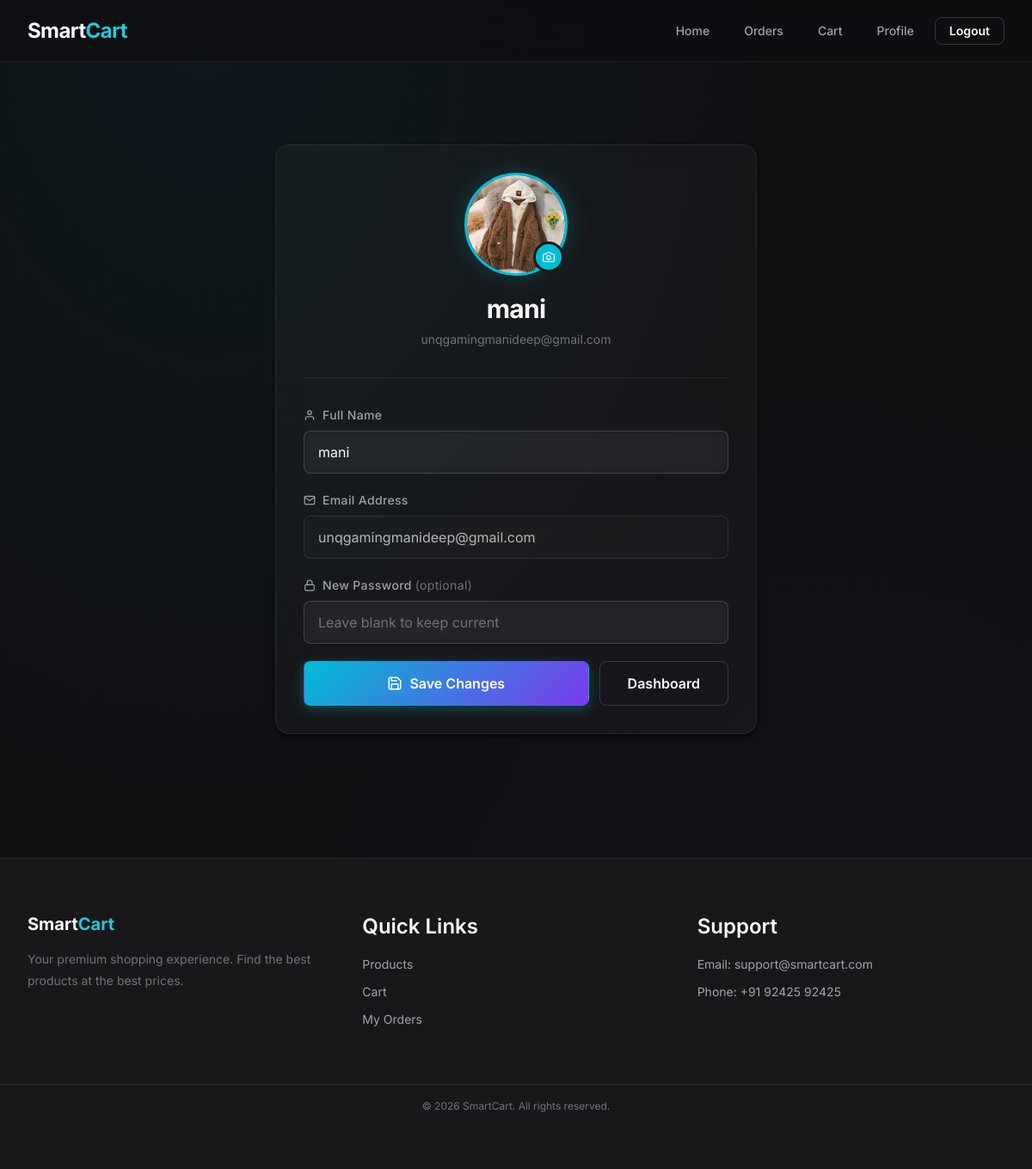
/user/profile (signed in), run on an earlier commit of the app's database.
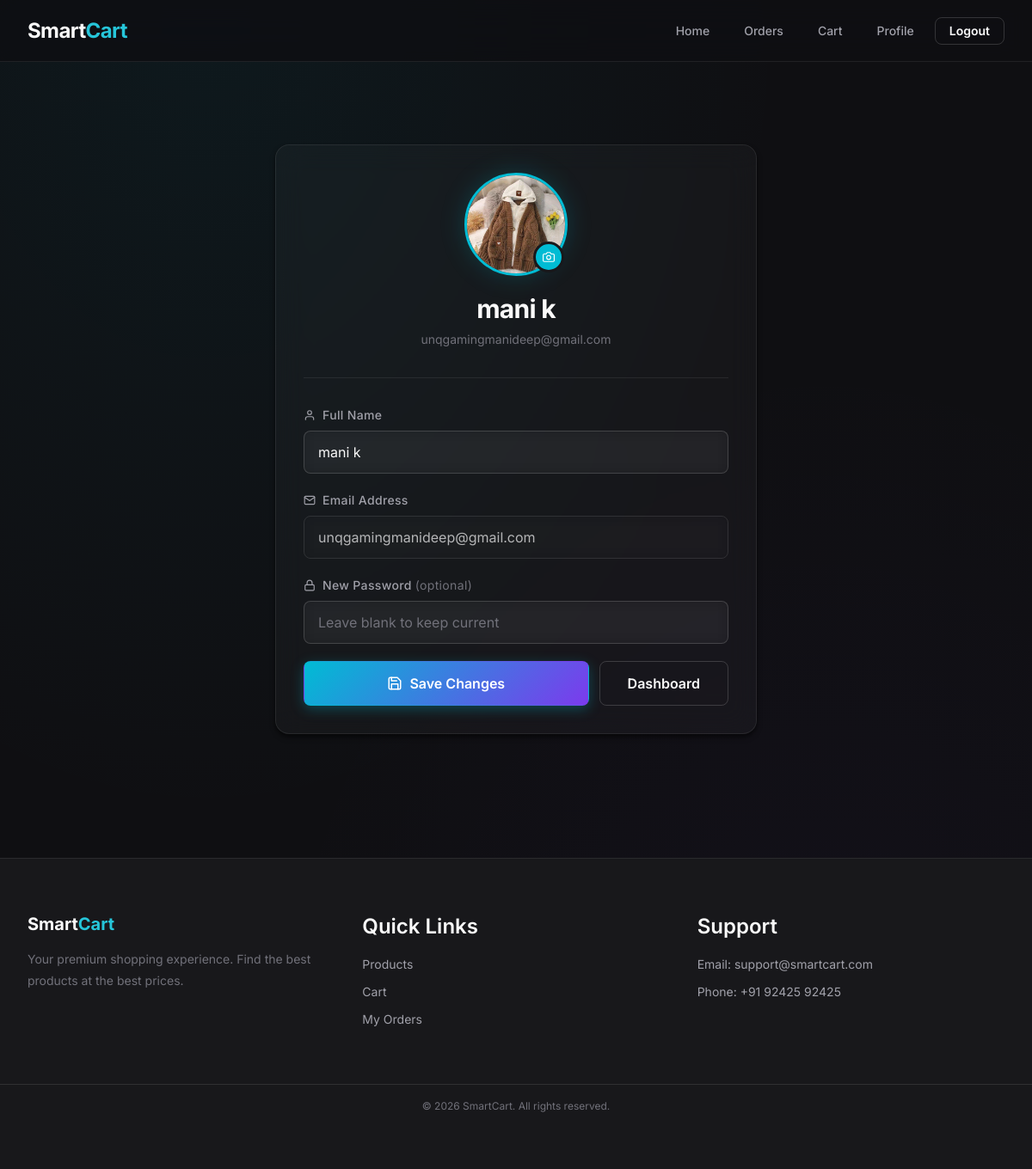
And on a later commit of the database.
### tables this page shows
CREATE TABLE users (
    user_id INTEGER PRIMARY KEY AUTOINCREMENT,
    name TEXT NOT NULL,
    email TEXT UNIQUE NOT NULL,
    password TEXT NOT NULL,
    address TEXT,
    profile_image TEXT
);

### app.py (the view, shortened to what this page needs)
@app.route('/user/profile', methods=['GET', 'POST'])
def user_profile():
    if 'user_id' not in session:
        flash("Please login!", "danger")
        return redirect('/user-signin')
    user_id = session['user_id']
    conn = get_db()
    cursor = conn.cursor()
    cursor.execute("SELECT * FROM users WHERE user_id = ?", (user_id,))
    user = cursor.fetchone()
    cursor.close()
    conn.close()
    return render_template("user/user_profile.html", user=user)

### app.py (called while the page is built)
def get_db():
    connection = sqlite3.connect(DB_PATH, detect_types=sqlite3.PARSE_DECLTYPES)
    connection.row_factory = sqlite3.Row
    return connection

### templates/user/user_profile.html (shortened to what this page needs)
{% extends "user/base.html" %}
{% block content %}
<div class="auth-container" style="max-width: 560px;">
  <div class="glass-card sc-animate-fade-in-up">
    <div class="sc-u-text-center sc-u-mb-8">
      <div style="position: relative; display: inline-block; margin-bottom: var(--sc-space-5);">
        {% if user.profile_image %}
        <div id="profile-avatar" style="
          width: 120px; height: 120px; border-radius: 50%;
          overflow: hidden; border: 3px solid var(--sc-brand-500);
          box-shadow: 0 0 30px rgba(0, 188, 212, 0.2);
          margin: 0 auto;
        ">
          <img src="{{ url_for('static', filename='uploads/user_profiles/' + user.profile_image) }}"
               alt="{{ user.name }}"
               id="current-avatar-img"
               style="width: 100%; height: 100%; object-fit: cover;" />
        </div>
        {% endif %}
        <label for="profile-image-input" style="
          position: absolute; bottom: 4px; right: 4px;
          width: 36px; height: 36px; border-radius: 50%;
          background: var(--sc-brand-500); cursor: pointer;
          display: flex; align-items: center; justify-content: center;
          border: 3px solid var(--sc-bg-surface);
          transition: all 0.2s ease;
        " onmouseenter="this.style.transform='scale(1.1)'" onmouseleave="this.style.transform=''">
        </label>
      </div>
      <h2 class="auth-title" style="margin-bottom: var(--sc-space-1);">{{ user.name }}</h2>
      <p style="color: var(--sc-text-muted); font-size: var(--sc-text-sm);">{{ user.email }}</p>
    </div>
    <div style="height: 1px; background: var(--sc-border); margin-bottom: var(--sc-space-8);"></div>
    <form method="POST" action="/user/profile" enctype="multipart/form-data" id="profile-form">
      <div class="form-group">
        <label for="profile-name" style="display: flex; align-items: center;">
          Full Name
        </label>
        <input type="text" name="name" id="profile-name" value="{{ user.name }}" required placeholder="Your full name" />
      </div>
      <div class="form-group">
        <label for="profile-email" style="display: flex; align-items: center;">
          Email Address
        </label>
        <input type="email" name="email" id="profile-email" value="{{ user.email }}" readonly style="opacity: 0.7; cursor: not-allowed; background-color: var(--sc-gray-50);" title="Email cannot be changed" />
      </div>
      <div class="form-group">
        <label for="profile-password" style="display: flex; align-items: center;">
          New Password
          <span style="color: var(--sc-text-muted); font-weight: var(--sc-weight-normal); margin-left: 4px;"> (optional)</span>
        </label>
        <input type="password" name="password" id="profile-password" placeholder="Leave blank to keep current" />
      </div>
      <div style="display: flex; gap: var(--sc-space-3); margin-top: var(--sc-space-4);">
        <button type="submit" class="sc-btn sc-btn--primary sc-btn--lg" style="flex: 1;">
          Save Changes
        </button>
        <a href="/user-dashboard" class="sc-btn sc-btn--ghost sc-btn--lg"
           style="transition: all 0.2s ease;"
           onmouseenter="this.style.borderColor='var(--sc-brand-500)'; this.style.color='var(--sc-brand-400)'; this.style.background='rgba(0,188,212,0.06)';"
           onmouseleave="this.style.borderColor='var(--sc-border)'; this.style.color='var(--sc-text-secondary)'; this.style.background='transparent';">
          Dashboard
        </a>
      </div>
    </form>
  </div>
</div>
{% endblock %}

### templates/user/base.html (shortened to what this page needs)
<!DOCTYPE html>
<html lang="en" data-theme="dark">
<head>
    <link rel="stylesheet" href="{{ url_for('static', filename='css/smartcart.css') }}">
</head>
<body>
    <nav class="sc-nav sc-nav--glass" id="main-nav" role="navigation" aria-label="Main navigation">
        <div class="sc-nav__brand">
            <a href="{{ url_for('user_index') }}">Smart<span class="sc-u-text-brand">Cart</span></a>
        </div>
        <div class="sc-nav__links" id="nav-links">
            {% if session.get('user_id') %}
            <a href="{{ url_for('user_dashboard') }}" class="sc-nav__link">Home</a>
            <a href="{{ url_for('my_orders') }}" class="sc-nav__link">Orders</a>
            <a href="{{ url_for('view_cart') }}" class="sc-nav__link">Cart</a>
            <a href="{{ url_for('user_profile') }}" class="sc-nav__link">Profile</a>
            <a href="{{ url_for('user_logout') }}" class="sc-btn sc-btn--ghost sc-btn--sm"
                style="transition: all 0.2s ease;"
                onmouseenter="this.style.borderColor='var(--sc-danger)'; this.style.color='var(--sc-danger)'; this.style.background='rgba(239,68,68,0.08)';"
                onmouseleave="this.style.borderColor=''; this.style.color=''; this.style.background='';">Logout</a>
            {% else %}
            <a href="{{ url_for('user_signin') }}" class="sc-btn sc-btn--ghost sc-btn--sm">Sign In</a>
            <a href="{{ url_for('user_signup') }}" class="sc-btn sc-btn--primary sc-btn--sm">Sign Up</a>
            {% endif %}
        </div>
    </nav>
    <main class="container" id="main-content" role="main">
        {% block content %}{% endblock %}
    </main>
    <footer class="sc-footer" style="background: var(--sc-bg-surface); padding: var(--sc-space-8) 0; border-top: 1px solid var(--sc-border); margin-top: var(--sc-space-12);">
        <div class="container" style="display: grid; grid-template-columns: repeat(auto-fit, minmax(200px, 1fr)); gap: var(--sc-space-8);">
            <div>
                <h3 style="font-size: var(--sc-text-lg); font-weight: bold; margin-bottom: var(--sc-space-4);"><a href="{{ url_for('user_index') }}" style="text-decoration: none; color: inherit;">Smart<span class="sc-u-text-brand">Cart</span></a></h3>
                <p style="color: var(--sc-text-muted); font-size: var(--sc-text-sm);">Your premium shopping experience. Find the best products at the best prices.</p>
            </div>
            <div>
                <h4 style="font-weight: 600; margin-bottom: var(--sc-space-4); color: var(--sc-text-primary);">Quick Links</h4>
                <ul style="list-style: none; padding: 0; display: flex; flex-direction: column; gap: var(--sc-space-2);">
                    <li><a href="/user/products" style="color: var(--sc-text-secondary); text-decoration: none; font-size: var(--sc-text-sm); transition: color 0.2s;">Products</a></li>
                    <li><a href="/user/cart" style="color: var(--sc-text-secondary); text-decoration: none; font-size: var(--sc-text-sm); transition: color 0.2s;">Cart</a></li>
                    <li><a href="/user/my-orders" style="color: var(--sc-text-secondary); text-decoration: none; font-size: var(--sc-text-sm); transition: color 0.2s;">My Orders</a></li>
                </ul>
            </div>
            <div>
                <h4 style="font-weight: 600; margin-bottom: var(--sc-space-4); color: var(--sc-text-primary);">Support</h4>
                <ul style="list-style: none; padding: 0; display: flex; flex-direction: column; gap: var(--sc-space-2);">
                    <li><span style="color: var(--sc-text-secondary); font-size: var(--sc-text-sm);">Email: support@smartcart.com</span></li>
                    <li><span style="color: var(--sc-text-secondary); font-size: var(--sc-text-sm);">Phone: +91 92425 92425</span></li>
                </ul>
            </div>
        </div>
        <div class="container" style="text-align: center; margin-top: var(--sc-space-8); padding-top: var(--sc-space-4); border-top: 1px solid rgba(255, 255, 255, 0.1); color: var(--sc-text-muted); font-size: var(--sc-text-xs);">
            &copy; 2026 SmartCart. All rights reserved.
        </div>
    </footer>
</body>
</html>

### static/css/02-base.css (style rules this page uses)
html, body { display: flex; flex-direction: column; overflow-x: hidden; background-color: var(--sc-bg-body); color: var(--sc-text-primary); background-image: radial-gradient( ellipse at 20% 0%, rgba(0, 188, 212, 0.06) 0%, transparent 50% ), radial-gradient( ellipse at 80% 100%, rgba(124, 58, 237, 0.04) 0%, transparent 50% ); background-attachment: fixed; }
h2 { font-size: var(--sc-text-3xl); font-weight: var(--sc-weight-bold); letter-spacing: var(--sc-tracking-tight); line-height: var(--sc-leading-tight); color: var(--sc-text-primary); }
h3 { font-size: var(--sc-text-2xl); font-weight: var(--sc-weight-semibold); line-height: var(--sc-leading-tight); color: var(--sc-text-primary); }
h4 { font-size: var(--sc-text-xl); font-weight: var(--sc-weight-semibold); line-height: var(--sc-leading-tight); color: var(--sc-text-primary); }
p { font-size: var(--sc-text-base); line-height: var(--sc-leading-relaxed); color: var(--sc-text-secondary); }
a { color: var(--sc-text-primary); transition: var(--sc-transition-colors); }

### static/css/03-layout.css (style rules this page uses)
.container { width: 100%; max-width: var(--sc-container-xl); margin-inline: auto; padding: var(--sc-space-8); flex: 1; display: flex; flex-direction: column; }

### static/css/05-utilities.css (style rules this page uses)
.sc-u-text-center, .text-center { text-align: center; }
.sc-u-text-brand, .text-accent { color: var(--sc-brand-400); }
.sc-u-mb-8 { margin-bottom: var(--sc-space-8); }

### static/css/06-animations.css (style rules this page uses)
.sc-animate-fade-in-up { animation: sc-fade-in-up var(--sc-duration-slow) var(--sc-ease-out) both; }

### static/css/07-pages.css (style rules this page uses)
.sc-auth, .auth-container { width: 100%; max-width: 460px; margin: var(--sc-space-16) auto; }
.sc-auth__title, .auth-title { text-align: center; font-size: var(--sc-text-2xl); font-weight: var(--sc-weight-bold); margin-bottom: var(--sc-space-2); }
.sc-footer { border-top: 1px solid var(--sc-border); padding: var(--sc-space-12) var(--sc-space-6) var(--sc-space-8); margin-top: auto; }

What changed in the data, as far as the page shows it:
changed users "unqgamingmanideep@gmail.com": name "mani" → "mani k"
